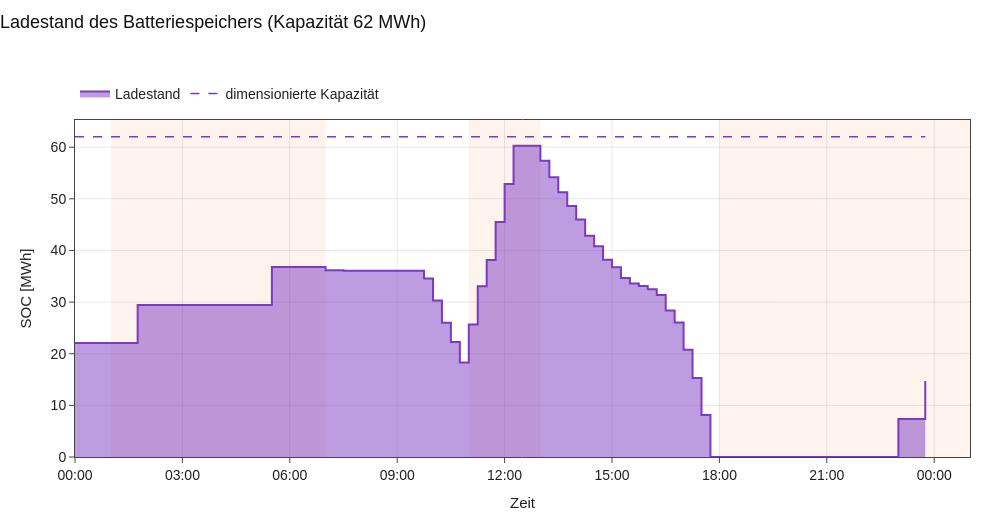

Notebook source saved alongside this figure:
### Markdown cell above
### 11 · Ladestand (SOC) des Batteriespeichers

Eigenständiger SOC-Verlauf über den Tag inkl. dimensionierter Kapazität.

### Code cell
fig = go.Figure()
fig.add_trace(go.Scatter(x=res.index, y=res["SOC"], name="Ladestand", line_shape="hv",
                         fill="tozeroy", line=dict(color=FARBEN["soc"], width=2)))
fig.add_trace(go.Scatter(x=res.index, y=[E_bat_opt] * T, name="dimensionierte Kapazität",
                         line=dict(color=FARBEN["soc"], dash="dash", width=1.5)))
markiere_freigabe(fig)
basis_layout(fig, f"Ladestand des Batteriespeichers (Kapazität {E_bat_opt:.0f} MWh)", ytitel="SOC [MWh]")
fig.show(config=PLOT_CONFIG)
